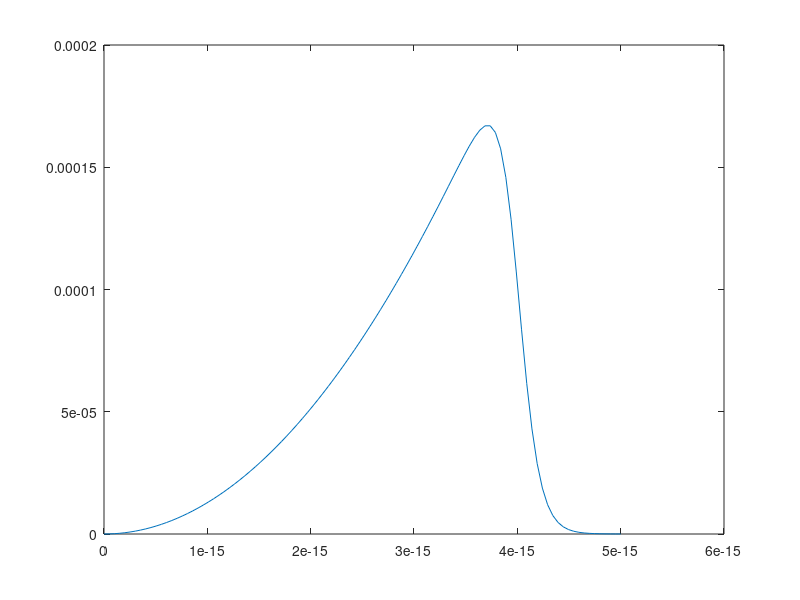

MATLAB code for this plot:
%% Constants
% Fundamental
hbar = 6.62607004e-34/(2*pi);
q_e = 1.60217662e-19;
m_e = 9.109e-31;
eV = 1.60217662e-19;
c = 2.9979e8;
alpha = 1/137;

% Functions
v = @(E) c*sqrt(1 - 1./gamma(MeV).^2);
E_e = @(MeV) MeV*1e6*eV;

% Experiment
Z_Ca40 = 20;
Z_e = 1;
E_250MeV = E_e(250);
theta = load("data/theta.tsv");
cross_section = load("data/cross_section.tsv");
meas_error = load("data/meas_error.tsv");


%%
% functions
rho_ch = @(X, r) X(1)./(1 + exp((r-X(2))./X(3)));
p = @(E, m) sqrt((E/c).^2 - (m*c)^2);
gamma = @(E, m) E/(m*c^2);
v = @(E, m) c*sqrt(1 - 1./gamma(E, m).^2);


E_experiment = 250e6*eV;         % (250 MeV)


p_e = p(E_experiment, m_e);
v_e = v(E_experiment, m_e);


%%
%x = lsqcurvfit(f(x), x0, xdata, ydata)

beta = v(E_experiment, m_e)/c;

cross_ruth = @(E, theta) (Z_e*Z_Ca40*alpha*hbar*c)^2./(4*beta^4*E^2*sin(theta/2).^4);
cross_mott = @(E, theta) cross_ruth(E, theta).*(1 - beta^2*sin(theta/2).^2);


theta_vect = linspace(0, pi, 100);
cross_section = cross_mott(E_experiment, theta_vect);
cross_section_ruth = cross_ruth(E_experiment, theta_vect);

clf
hold on 
plot(theta_vect, log(cross_section))
plot(theta_vect, log(cross_section_ruth))


%%

%Xi2 = @(X) sum(((cross_theo(E_experiment, theta, X) - cross_section)./meas_error).^2);

integrand = @(X, r) rho_ch(X, r).*r.^2;
total_charge = @(X) (4*pi/p_e)*integral(@(r) integrand(X, r), 0, 1e-10);

eps = 1; %1e-6;
constraint = @(X) ((Z_Ca40 - total_charge(X))/eps).^2;


X_0 = [q_e*0.08e45, 4e-15, 0.1e-15];
R = linspace(0, 5e-15, 100); 


clf
plot(R, integrand(X_0, R));

constraint(X_0)

